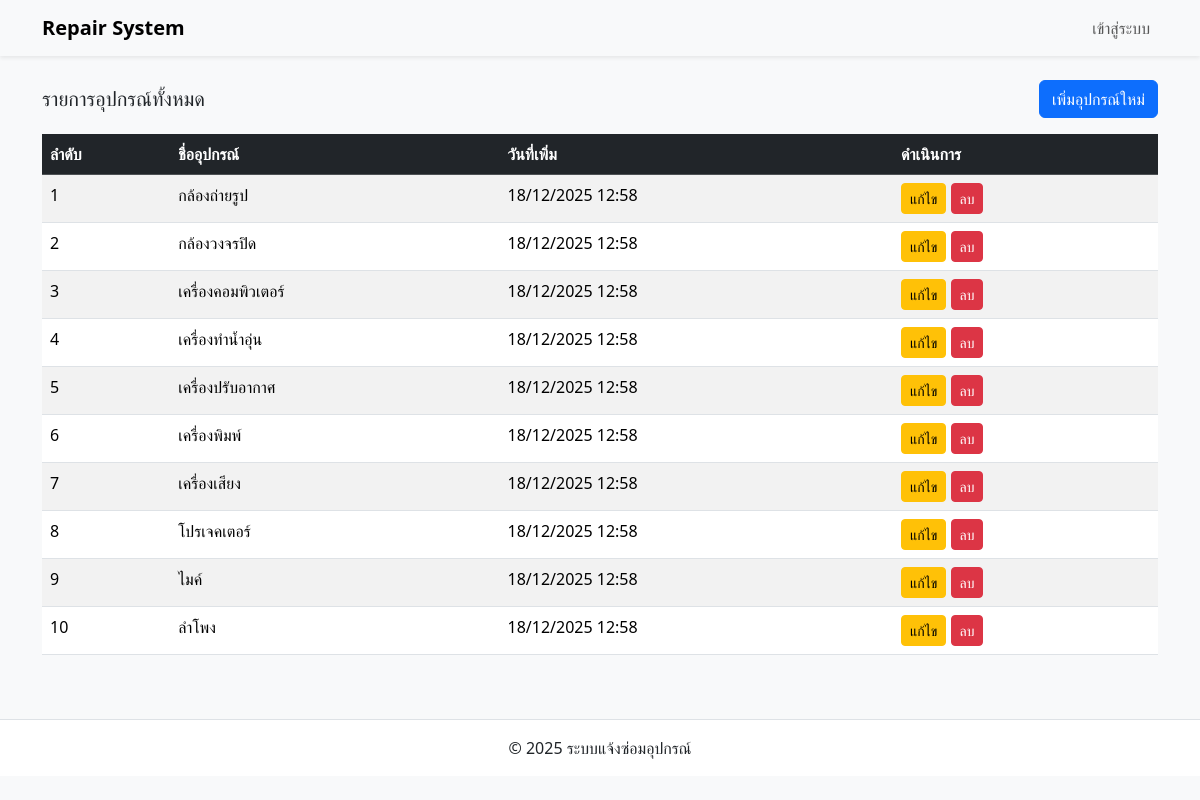
The app's page /frontend/admin/equipment.php with its own data.
### tables this page shows
CREATE TABLE equipment (
    id INT AUTO_INCREMENT PRIMARY KEY,
    name VARCHAR(255) NOT NULL UNIQUE,
    created_at TIMESTAMP DEFAULT CURRENT_TIMESTAMP
);

### frontend/admin/equipment.php (the view, shortened to what this page needs)
<?php
require_once('../../configs/connect.php');
try {
    $stmt = $conn->query("SELECT * FROM equipment ORDER BY name ASC");
    $equipments = $stmt->fetchAll();
} catch (PDOException $e) {
    die("Query Failed: " . $e->getMessage());
}
?>
<!doctype html>
<html lang="th">
<head>
    <link href="https://cdn.jsdelivr.net/npm/bootstrap@5.3.2/dist/css/bootstrap.min.css" rel="stylesheet" />
</head>
<body class="bg-light">
    <?php require_once '../layouts/navbar.php'?>
    <main class="container mt-4">
        <div class="d-flex justify-content-between align-items-center mb-3">
            <h2 class="h5 mb-0">รายการอุปกรณ์ทั้งหมด</h2>
            <a href="form_equipment.php" class="btn btn-primary">เพิ่มอุปกรณ์ใหม่</a>
        </div>
        <div class="table-responsive">
            <table class="table table-striped table-hover">
                <thead class="table-dark">
                    <tr>
                        <th>ลำดับ</th>
                        <th>ชื่ออุปกรณ์</th>
                        <th>วันที่เพิ่ม</th>
                        <th>ดำเนินการ</th>
                    </tr>
                </thead>
                <tbody>
                    <?php if (count($equipments) > 0): ?>
                        <?php foreach ($equipments as $index => $equipment): ?>
                            <tr>
                                <td><?= $index + 1 ?></td>
                                <td><?= htmlspecialchars($equipment['name']) ?></td>
                                <td><?= date('d/m/Y H:i', strtotime($equipment['created_at'])) ?></td>
                                <td>
                                    <a href="form_equipment.php?id=<?= $equipment['id'] ?>" class="btn btn-warning btn-sm">แก้ไข</a>
                                    <a href="../../backend/equipment_action.php?delete_equipment=<?= $equipment['id'] ?>"
                                       class="btn btn-danger btn-sm"
                                       onclick="return confirm('คุณต้องการลบอุปกรณ์นี้หรือไม่?')">ลบ</a>
                                </td>
                            </tr>
                        <?php endforeach; ?>
                    <?php else: ?>
                        <tr>
                            <td colspan="4" class="text-center">ไม่มีข้อมูลอุปกรณ์</td>
                        </tr>
                    <?php endif; ?>
                </tbody>
            </table>
        </div>
    </main>
  <?php require_once '../layouts/footer.php'?>
</body>
</html>

### frontend/layouts/navbar.php (shortened to what this page needs)
<?php
$role = $_SESSION['role'] ?? null;
?>
<nav class="navbar navbar-expand-lg navbar-light bg-light shadow-sm">
    <div class="container">
        <a class="navbar-brand fw-bold" href="/index.php">Repair System</a>
        <div class="collapse navbar-collapse" id="navbarRepair">
            <ul class="navbar-nav ms-auto">
                <?php if ($role): ?>
                    <li class="nav-item dropdown">
                        <a class="nav-link dropdown-toggle" href="#" id="userDropdown"
                            data-bs-toggle="dropdown">
                            <?= htmlspecialchars($_SESSION['username']) ?>
                        </a>
                        <ul class="dropdown-menu dropdown-menu-end">
                            <li>
                                <a class="dropdown-item text-danger" href="../../logout.php">
                                    ออกจากระบบ
                                </a>
                            </li>
                        </ul>
                    </li>
                <?php else: ?>
                    <li class="nav-item">
                        <a class="nav-link" href="../../login.php">เข้าสู่ระบบ</a>
                    </li>
                <?php endif; ?>
            </ul>
        </div>
    </div>
</nav>

### frontend/layouts/footer.php
<footer class="mt-5 py-3 bg-white border-top">
    <div class="container text-center">
        <span>&copy; 2025 ระบบแจ้งซ่อมอุปกรณ์</span>
    </div>
</footer>

### records on screen
equipment: name "กล้องถ่ายรูป", created_at "18/12/2025 12:58"
equipment: name "กล้องวงจรปิด", created_at "18/12/2025 12:58"
equipment: name "เครื่องคอมพิวเตอร์", created_at "18/12/2025 12:58"
equipment: name "เครื่องทำน้ำอุ่น", created_at "18/12/2025 12:58"
equipment: name "เครื่องปรับอากาศ", created_at "18/12/2025 12:58"
equipment: name "เครื่องพิมพ์", created_at "18/12/2025 12:58"
equipment: name "เครื่องเสียง", created_at "18/12/2025 12:58"
equipment: name "โปรเจคเตอร์", created_at "18/12/2025 12:58"
equipment: name "ไมค์", created_at "18/12/2025 12:58"
equipment: name "ลำโพง", created_at "18/12/2025 12:58"
